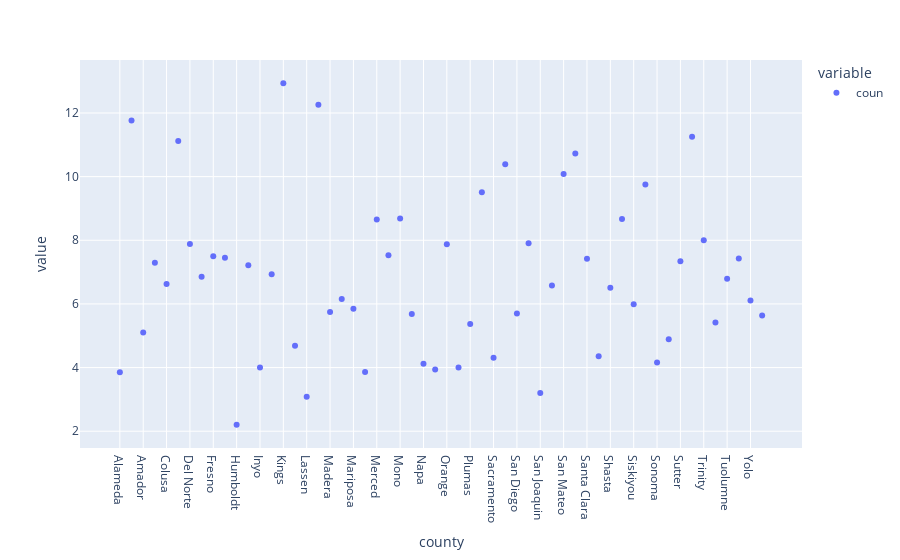

The notebook cell this image was saved under:
### Code cell
px.scatter(df_6.groupby("county").agg(coun=("reordered","mean")))

### Figure 1 — Plotly figure (JSON) as saved in the notebook; plotly's stock layout.template omitted (floating-point values rounded to 4 significant figures)
{"data": [{"hovertemplate": "variable=coun<br>county=%{x}<br>value=%{y}<extra></extra>", "legendgroup": "coun", "marker": {"color": "#636efa", "symbol": "circle"}, "mode": "markers", "name": "coun", "orientation": "v", "showlegend": true, "type": "scatter", "x": ["Alameda", "Alpine", "Amador", "Calaveras", "Colusa", "Contra Costa", "Del Norte", "El Dorado", "Fresno", "Glenn", "Humboldt", "Imperial", "Inyo", "Kern", "Kings", "Lake", "Lassen", "Los Angeles", "Madera", "Marin", "Mariposa", "Mendocino", "Merced", "Modoc", "Mono", "Monterey", "Napa", "Nevada", "Orange", "Placer", "Plumas", "Riverside", "Sacramento", "San Benito", "San Diego", "San Francisco", "San Joaquin", "San Luis Obispo", "San Mateo", "Santa Barbara", "Santa Clara", "Santa Cruz", "Shasta", "Sierra", "Siskiyou", "Solano", "Sonoma", "Stanislaus", "Sutter", "Tehama", "Trinity", "Tulare", "Tuolumne", "Ventura", "Yolo", "Yuba"], "xaxis": "x", "y": [3.854, 11.76, 5.105, 7.291, 6.629, 11.12, 7.885, 6.85, 7.499, 7.449, 2.2, 7.217, 4, 6.93, 12.94, 4.683, 3.083, 12.26, 5.744, 6.157, 5.846, 3.857, 8.652, 7.531, 8.682, 5.681, 4.121, 3.937, 7.879, 4, 5.372, 9.513, 4.312, 10.39, 5.7, 7.904, 3.2, 6.575, 10.08, 10.73, 7.418, 4.357, 6.511, 8.667, 5.988, 9.756, 4.158, 4.889, 7.342, 11.25, 8, 5.417, 6.788, 7.431, 6.107, 5.638], "yaxis": "y"}], "layout": {"legend": {"title": {"text": "variable"}, "tracegroupgap": 0}, "margin": {"t": 60}, "xaxis": {"anchor": "y", "domain": [0, 1], "title": {"text": "county"}}, "yaxis": {"anchor": "x", "domain": [0, 1], "title": {"text": "value"}}}}
